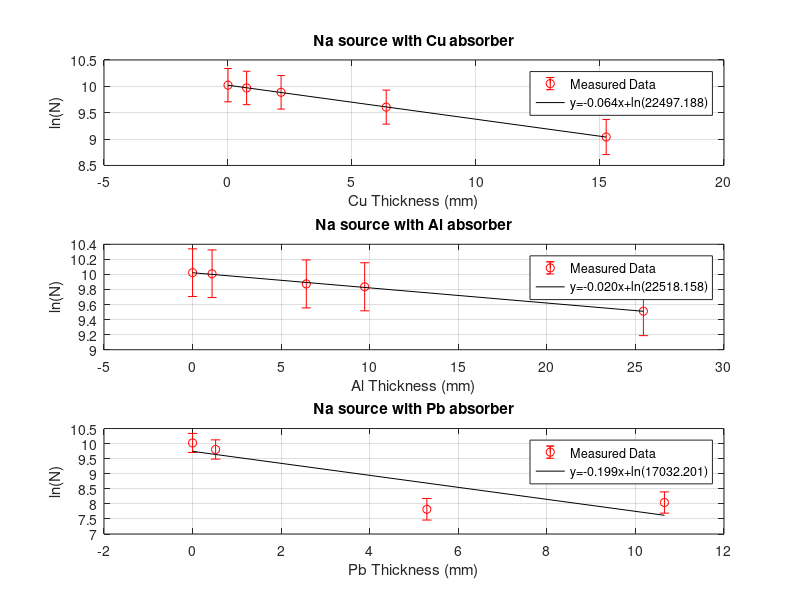
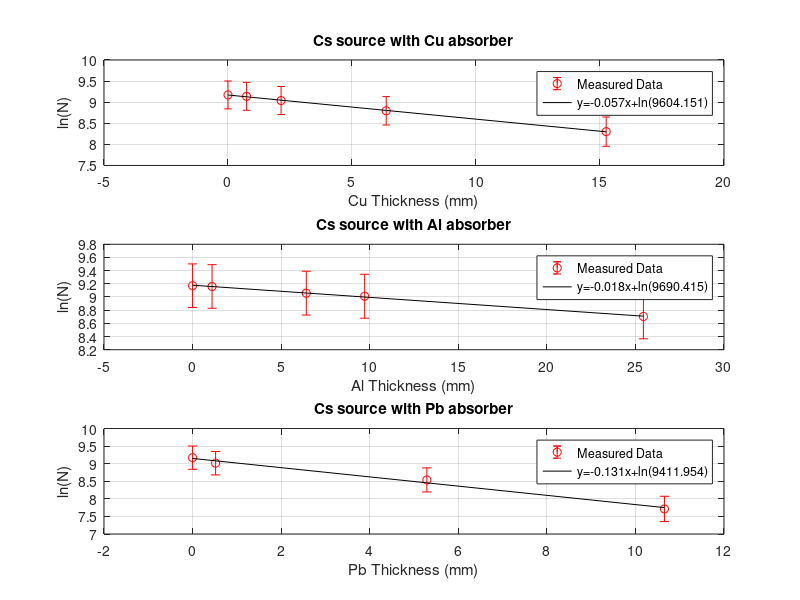

MATLAB code to generate these figures, in order:
%%
Cuthickness=[0 0.75 2.14 6.38 15.25];
Althickness=[0 1.1 6.42 9.715 25.45];
Pbthickness=[0 0.52 5.29 10.655];
NaCu=[22536 21372 19674 14856 8429];
NaAl=[22536 22218 19409 18684 13512];
NaPb=[22536 18121 2492 3117];
CsCu=[9621 9308 8426 6604 4032];
CsAl=[9621 9507 8589 8199 6031];
CsPb=[9621 8221 5106 2237];



%%
figure(1)
subplot(3,1,1)
logy1=log(NaCu);
p1=polyfit(Cuthickness,logy1,1);
err=sqrt(logy1)./(logy1);
errorbar(Cuthickness,logy1,err, 'ro')
grid on
xlabel('Cu Thickness (mm)');
ylabel('ln(N)');
k1=p1(1);
loga1=p1(2);
a1=exp(loga1);
hold on; plot(Cuthickness,k1*Cuthickness+loga1,'k')
legend('Measured Data',sprintf('y=%.3f{}x+ln(%.3f)',k1,a1));
title('Na source with Cu absorber')
hold off

chi1=[];
 for i=1:length(Cuthickness)
     z = (logy1(i)-(p1(1)*Cuthickness(i)+p1(2)))^2/(sqrt(logy1(i))./(logy1(i)))^2;
     chi1= [chi1; z];
 end
 reducedchi1=(sum(chi1))/3



subplot(3,1,2)
logy2=log(NaAl);
p2=polyfit(Althickness,logy2,1);
err=sqrt(logy2)./(logy2);
errorbar(Althickness,logy2,err, 'ro')
grid on
xlabel('Al Thickness (mm)');
ylabel('ln(N)');
k2=p2(1);
loga2=p2(2);
a2=exp(loga2);
hold on; plot(Althickness,k2*Althickness+loga2,'k')
legend('Measured Data',sprintf('y=%.3f{}x+ln(%.3f)',k2,a2));
title('Na source with Al absorber')
hold off

chi2=[];
 for i=1:length(Althickness)
     z = (logy2(i)-(p2(1)*Althickness(i)+p2(2)))^2/(sqrt(logy2(i))/(logy2(i)))^2;
     chi2= [chi2; z];
 end
 reducedchi2=(sum(chi2))/3

subplot(3,1,3)
logy3=log(NaPb);
p3=polyfit(Pbthickness,logy3,1);
err=sqrt(logy3)./(logy3);
errorbar(Pbthickness,logy3,err, 'ro')
grid on
xlabel('Pb Thickness (mm)');
ylabel('ln(N)');
k3=p3(1);
loga3=p3(2);
a3=exp(loga3);
hold on; plot(Pbthickness,k3*Pbthickness+loga3,'k')
legend('Measured Data',sprintf('y=%.3f{}x+ln(%.3f)',k3,a3));
title('Na source with Pb absorber')
hold off

chi3=[];
 for i=1:length(Pbthickness)
     z = (logy3(i)-(p3(1)*Pbthickness(i)+p3(2)))^2/(sqrt(logy3(i))/(logy3(i)))^2;
     chi3= [chi3; z];
 end
 reducedchi3=(sum(chi3))/2


%%
figure(2)
subplot(3,1,1)
logy4=log(CsCu);
p4=polyfit(Cuthickness,logy4,1);
err=sqrt(logy4)./(logy4);
errorbar(Cuthickness,logy4,err, 'ro')
grid on
xlabel('Cu Thickness (mm)');
ylabel('ln(N)');
k4=p4(1);
loga4=p4(2);
a4=exp(loga4);
hold on; plot(Cuthickness,k4*Cuthickness+loga4,'k')
legend('Measured Data',sprintf('y=%.3f{}x+ln(%.3f)',k4,a4));
title('Cs source with Cu absorber')
hold off

chi4=[];
 for i=1:length(Cuthickness)
     z = (logy4(i)-(p4(1)*Cuthickness(i)+p4(2)))^2/(sqrt(logy4(i))./(logy4(i)))^2;
     chi4= [chi4; z];
 end
 reducedchi4=(sum(chi4))/3


subplot(3,1,2)
logy5=log(CsAl);
p5=polyfit(Althickness,logy5,1);
err=sqrt(logy5)./(logy5);
errorbar(Althickness,logy5,err, 'ro')
grid on
xlabel('Al Thickness (mm)');
ylabel('ln(N)');
k5=p5(1);
loga5=p5(2);
a5=exp(loga5);
hold on; plot(Althickness,k5*Althickness+loga5,'k')
legend('Measured Data',sprintf('y=%.3f{}x+ln(%.3f)',k5,a5));
title('Cs source with Al absorber')
hold off

chi5=[];
 for i=1:length(Althickness)
     z = (logy5(i)-(p5(1)*Althickness(i)+p5(2)))^2/(sqrt(logy5(i))./(logy5(i)))^2;
     chi5= [chi5; z];
 end
 reducedchi5=(sum(chi5))/3

subplot(3,1,3)
logy6=log(CsPb);
p6=polyfit(Pbthickness,logy6,1);
err=sqrt(logy6)./(logy6);
errorbar(Pbthickness,logy6,err, 'ro')
grid on
xlabel('Pb Thickness (mm)');
ylabel('ln(N)');
k6=p6(1);
loga6=p6(2);
a6=exp(loga6);
hold on; plot(Pbthickness,k6*Pbthickness+loga6,'k')
legend('Measured Data',sprintf('y=%.3f{}x+ln(%.3f)',k6,a6));
title('Cs source with Pb absorber')
hold off

chi6=[];
 for i=1:length(Pbthickness)
     z = (logy6(i)-(p6(1)*Pbthickness(i)+p6(2)))^2/(sqrt(logy6(i))./(logy6(i)))^2;
     chi6= [chi6; z];
 end
 reducedchi6=(sum(chi6))/2

%% Na22 Cu slope error

mu1=mean(Cuthickness);

sigmax1=[];
 for i=1:length(NaCu)
     z =(Cuthickness(i)-mu1)^2;
     sigmax1= [sigmax1; z];
 end
 
 sigmax1=sum(sigmax1);

sigmay1=[];
 for i=1:length(NaCu)
     z =(logy1(i)-(k1*Cuthickness(i)+log(a1)))^2;
     sigmay1= [sigmay1; z];
 end
 
 sigmay1=1/3*sum(sigmay1);
 
 sigmam1=sqrt(sigmay1/sigmax1);
 
 
 %% Na22 Al slope error

mu2=mean(Althickness);

sigmax2=[];
 for i=1:length(NaAl)
     z =(Althickness(i)-mu2)^2;
     sigmax2= [sigmax2; z];
 end
 
 sigmax2=sum(sigmax2);

sigmay2=[];
 for i=1:length(NaAl)
     z =(logy2(i)-(k2*Althickness(i)+log(a2)))^2;
     sigmay2= [sigmay2; z];
 end
 
 sigmay2=1/3*sum(sigmay2);
 
 sigmam2=sqrt(sigmay2/sigmax2);
 
 
 %% Na22 Pb slope error

mu3=mean(Pbthickness);

sigmax3=[];
 for i=1:length(NaPb)
     z =(Pbthickness(i)-mu1)^2;
     sigmax3= [sigmax3; z];
 end
 
 sigmax3=sum(sigmax3);

sigmay3=[];
 for i=1:length(NaPb)
     z =(logy3(i)-(k3*Pbthickness(i)+log(a3)))^2;
     sigmay3= [sigmay3; z];
 end
 
 sigmay3=1/3*sum(sigmay3);
 
 sigmam3=sqrt(sigmay3/sigmax3);
 
 %% Cs137 Cu slope error

mu1=mean(Cuthickness);

sigmax4=[];
 for i=1:length(CsCu)
     z =(Cuthickness(i)-mu1)^2;
     sigmax4= [sigmax4; z];
 end
 
 sigmax4=sum(sigmax4);

sigmay4=[];
 for i=1:length(CsCu)
     z =(logy4(i)-(k4*Cuthickness(i)+log(a4)))^2;
     sigmay4= [sigmay4; z];
 end
 
 sigmay4=1/3*sum(sigmay4);
 
 sigmam4=sqrt(sigmay4/sigmax4);
 
 
  %% Cs137 Al slope error

mu2=mean(Althickness);

sigmax5=[];
 for i=1:length(CsAl)
     z =(Althickness(i)-mu2)^2;
     sigmax5= [sigmax5; z];
 end
 
 sigmax5=sum(sigmax5);

sigmay5=[];
 for i=1:length(CsAl)
     z =(logy5(i)-(k2*Althickness(i)+log(a5)))^2;
     sigmay5= [sigmay5; z];
 end
 
 sigmay5=1/3*sum(sigmay5);
 
 sigmam5=sqrt(sigmay5/sigmax5);
 
  %% Cs137 Pb slope error

mu3=mean(Pbthickness);

sigmax6=[];
 for i=1:length(CsPb)
     z =(Pbthickness(i)-mu1)^2;
     sigmax6= [sigmax6; z];
 end
 
 sigmax6=sum(sigmax6);

sigmay6=[];
 for i=1:length(CsPb)
     z =(logy6(i)-(k6*Pbthickness(i)+log(a6)))^2;
     sigmay6= [sigmay6; z];
 end
 
 sigmay6=1/3*sum(sigmay6);
 
 sigmam6=sqrt(sigmay6/sigmax6);
 
 
 
